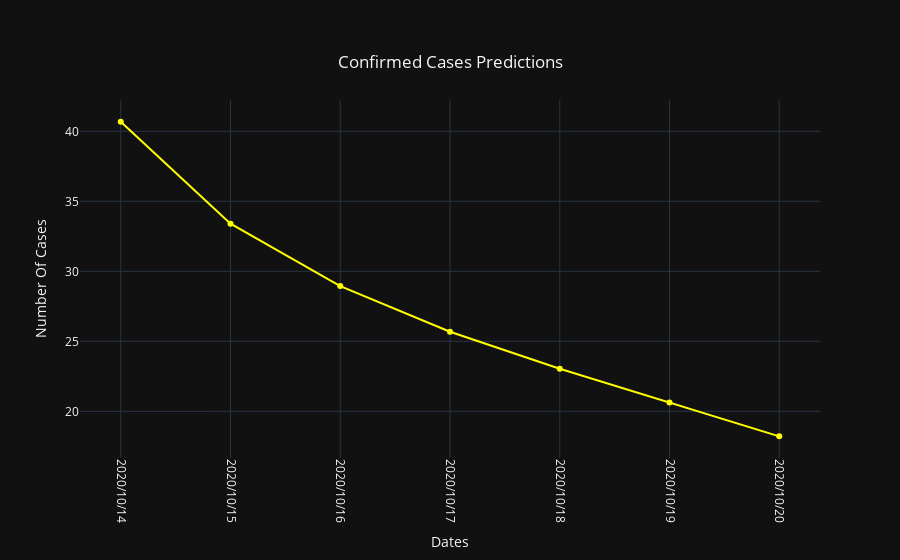

Notebook code cell kept with this figure:
### Markdown cell above
## Predictions of confirmed cases of coronavirus

### Code cell
fig = go.Figure()
fig.update_layout(template='plotly_dark',title={'text': 'Confirmed Cases Predictions','y':0.9,'x':0.5,'xanchor': 'center',
                                                'yanchor': 'top'},
    xaxis_title = "Dates",
    yaxis_title="Number Of Cases")
fig.update_xaxes(tickangle=90, showticklabels = True, type = 'category')
fig.add_trace(go.Scatter(x=confirm_predictions.index, 
                         y=confirm_predictions[Country],
                         mode='lines+markers',
                         line=dict(color='yellow', width=2)))

### Figure 1 — Plotly figure (JSON) as saved in the notebook; plotly's stock layout.template omitted (floating-point values rounded to 4 significant figures)
{"data": [{"line": {"color": "yellow", "width": 2}, "mode": "lines+markers", "type": "scatter", "x": ["2020/10/14", "2020/10/15", "2020/10/16", "2020/10/17", "2020/10/18", "2020/10/19", "2020/10/20"], "y": [40.69, 33.4, 28.95, 25.68, 23.04, 20.62, 18.21]}], "layout": {"title": {"text": "Confirmed Cases Predictions", "x": 0.5, "xanchor": "center", "y": 0.9, "yanchor": "top"}, "xaxis": {"showticklabels": true, "tickangle": 90, "title": {"text": "Dates"}, "type": "category"}, "yaxis": {"title": {"text": "Number Of Cases"}}}}
